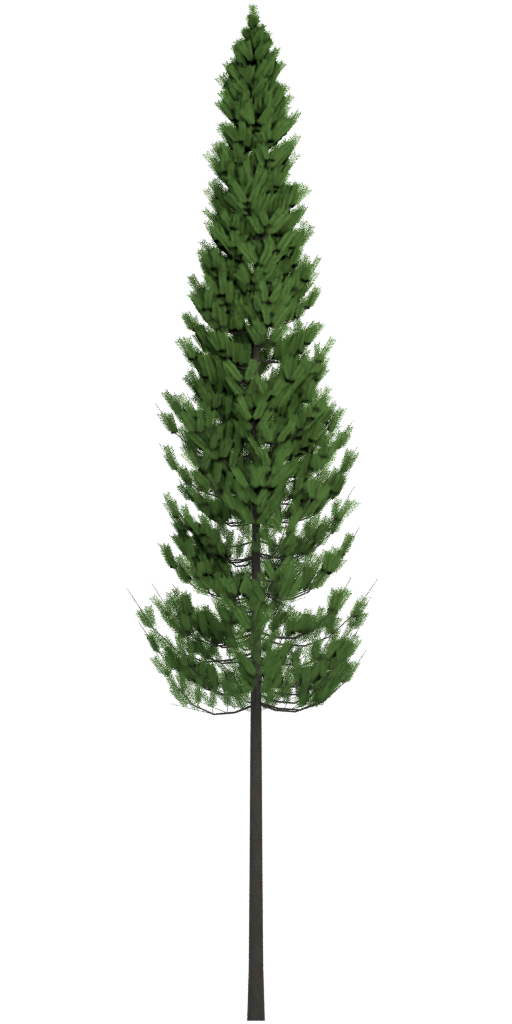
#> input picture yellowstone_midway/assets/imported/lodgepole/dense_billboard_0.png, 512 x 1024 px; its folder holds only this picture in this run
$ python normalize_lodgepole_impostors.py
#> lines starting #> are read from the running program, lines starting #| are printed output that depends on the picture; after the words box and inside, x2 and y2 are one past the last pixel; in counts of white or black regions, pixels touching at a corner belong together
"""Linear-light luminance rebalance for baked lodgepole impostor sprites.

Sprites need author_lodgepole.py --mipmaps-only afterwards to refresh mip buffers and hashes.
"""

import json
from pathlib import Path

import numpy as np
from PIL import Image

ROOT = Path(__file__).resolve().parents[1]
ASSETS = ROOT / "assets/imported/lodgepole"
# sRGB-space opaque-mean luminance target; near-tree sunlit renders near 0.41 and shaded near 0.10.
TARGET_LUM = 0.30
ALPHA_CUTOFF = 0.32


def srgb_to_linear(channel: np.ndarray) -> np.ndarray:
    """Decode sRGB channel values into linear light."""
    return np.where(channel <= 0.04045, channel / 12.92, ((channel + 0.055) / 1.055) ** 2.4)


def linear_to_srgb(channel: np.ndarray) -> np.ndarray:
    """Encode linear-light channel values into sRGB."""
    return np.where(channel <= 0.0031308, channel * 12.92, 1.055 * np.clip(channel, 0, None) ** (1 / 2.4) - 0.055)


def opaque_mean_luminance(pixels: np.ndarray) -> float:
    """Return the linear-light mean luminance of opaque texels."""
    mask = pixels[:, :, 3] >= ALPHA_CUTOFF
    linear = srgb_to_linear(pixels[:, :, :3][mask])
    return float((linear * [0.2126, 0.7152, 0.0722]).sum(axis=1).mean())


def normalize_sprite(path: Path) -> dict:
    """Scale one sprite in linear light to the luminance target."""
    image = Image.open(path).convert("RGBA")
#> image is the input picture: PIL image 512x1024 RGBA; mean R, G, B, A 10.9, 15, 7.8, 41.4
    pixels = np.asarray(image, dtype=np.float64) / 255
    luminance = opaque_mean_luminance(pixels)
#> in opaque_mean_luminance, `mask = pixels[:, :, 3] >= ALPHA_CUTOFF`:
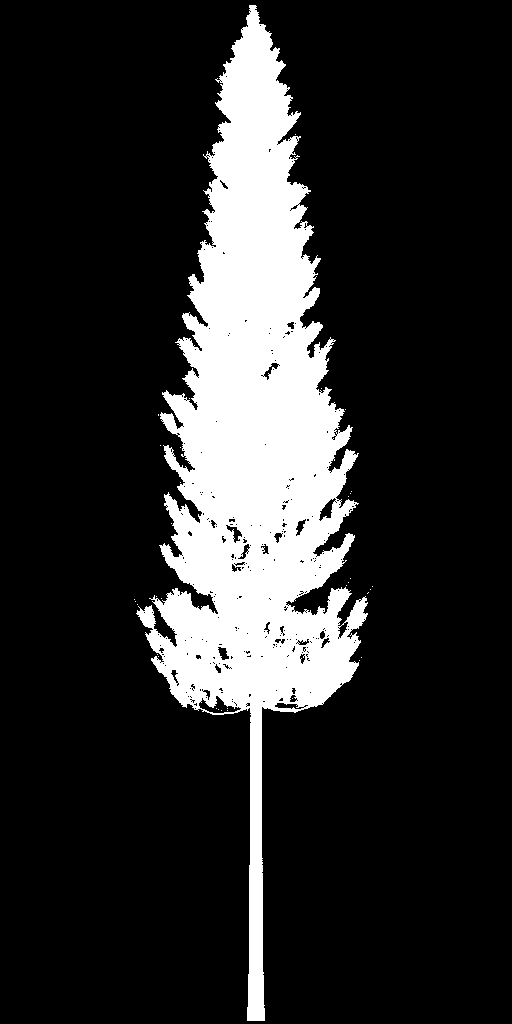
#> mask: shape (1024, 512) bool; 17.3% white; 34 white regions (33 under 20 px), largest, box (x1, y1, x2, y2) and area: (136, 5, 368, 1021) 90509
#> luminance = 0.0725
    current = float(linear_to_srgb(np.array(luminance)))
#> current = 0.299
    scale = TARGET_LUM / current
#> scale = 1
    pixels[:, :, :3] = np.clip(pixels[:, :, :3] * scale, 0, 1)
    Image.fromarray((pixels * 255).astype(np.uint8)).save(path)
    after = opaque_mean_luminance(np.asarray(Image.open(path), dtype=np.float64) / 255)
#> after = 0.0725
    return {"sprite": path.name, "luminance_before": round(float(linear_to_srgb(np.array(luminance))), 4),
            "luminance_after": round(float(linear_to_srgb(np.array(after))), 4), "scale": round(scale, 4)}


def main() -> None:
    """Rebalance every archetype billboard sprite and report per-sprite scales."""
    sprites = sorted(ASSETS.glob("*_billboard_*.png"))
    if not sprites:
        raise SystemExit("No impostor sprites found in %s" % ASSETS)
    report = [normalize_sprite(path) for path in sprites]
#> report = 1 item
    print(json.dumps({"target_luminance": TARGET_LUM, "sprites": len(report), "records": report}, indent=1))
#| {
#|  "target_luminance": 0.3,
#|  "sprites": 1,
#|  "records": [
#|   {
#|    "sprite": "dense_billboard_0.png",
#|    "luminance_before": 0.2986,
#|    "luminance_after": 0.2986,
#|    "scale": 1.0047
#|   }
#|  ]
#| }


if __name__ == "__main__":
    main()
